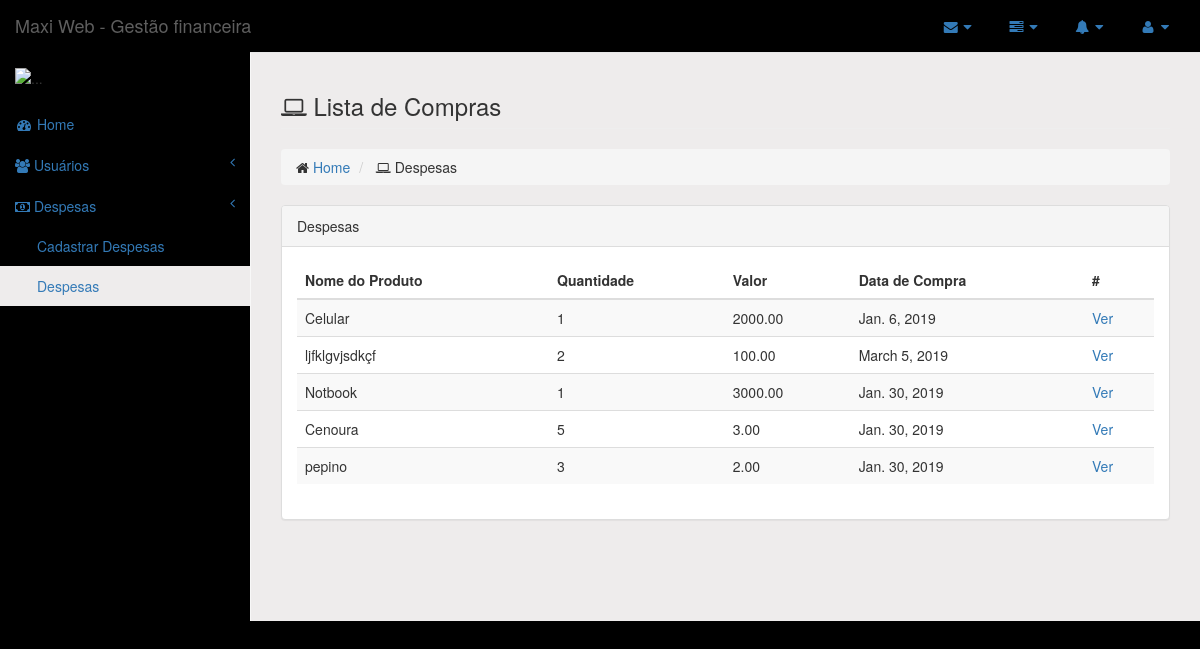
The app's page /financeiro/despesas/ with its own data.
### financeiro/models.py (models this page shows)
class Despesas(models.Model):
    nome_prod = models.CharField(max_length=50)
    quant_prod = models.IntegerField()
    valor = models.DecimalField(max_digits=10, decimal_places=2)
    data_compra = models.DateField()

### financeiro/views.py (the view)
# urls.py: path('despesas/', views.despesa_list),
def despesa_list (request):
    despesas = Despesas.objects.all()
    return render(request, 'despesas/list.html', {'despesas': despesas})

### financeiro/templates/despesas/list.html
{% extends "base.html" %} {% block daniela %}
<div class="row">
    <div class="col-lg-12">
        <h3 class="page-header">
            <i class="fa fa-laptop"></i> Lista de Compras </h3>
        <ol class="breadcrumb">
            <li>
                <i class="fa fa-home"></i>
                <a href="/financeiro/">Home</a>
            </li>
            <li>
                <i class="fa fa-laptop"></i> Despesas </li>
        </ol>
    </div>
</div>
<div class="row">
    <div class="col-lg-12">
        <div class="panel panel-default">
            <div class="panel-heading">
                Despesas
            </div>
            <div class="panel-body">
                <div class="table-responsive">
                    <table class="table table-striped">
                        <thead>
                            <tr>
                                <th>Nome do Produto</th>
                                <th>Quantidade</th>
                                <th>Valor</th>
                                <th>Data de Compra</th>
                                <th>#</th>
                            </tr>
                        </thead>
                        <tbody>
                            {% for despesa in despesas %}
                            <tr>
                                <td>{{despesa.nome_prod}}</td>
                                <td>{{despesa.quant_prod}}</td>
                                <td>{{despesa.valor}}</td>
                                <td>{{despesa.data_compra}}</td>
                                <td>
                                    <a href="/financeiro/despesas/{{despesa.id}}">Ver</a>
                                </td>
                            </tr>
                            {% endfor %}
                        </tbody>
                    </table>
                </div>
            </div>
        </div>
    </div>
</div>
{% endblock %}

### records on screen
Despesas: nome_prod "Celular", quant_prod "1", valor "2000.00", data_compra "Jan. 6, 2019"
Despesas: nome_prod "ljfklgvjsdkçf", quant_prod "2", valor "100.00", data_compra "March 5, 2019"
Despesas: nome_prod "Notbook", quant_prod "1", valor "3000.00", data_compra "Jan. 30, 2019"
Despesas: nome_prod "Cenoura", quant_prod "5", valor "3.00", data_compra "Jan. 30, 2019"
Despesas: nome_prod "pepino", quant_prod "3", valor "2.00", data_compra "Jan. 30, 2019"
